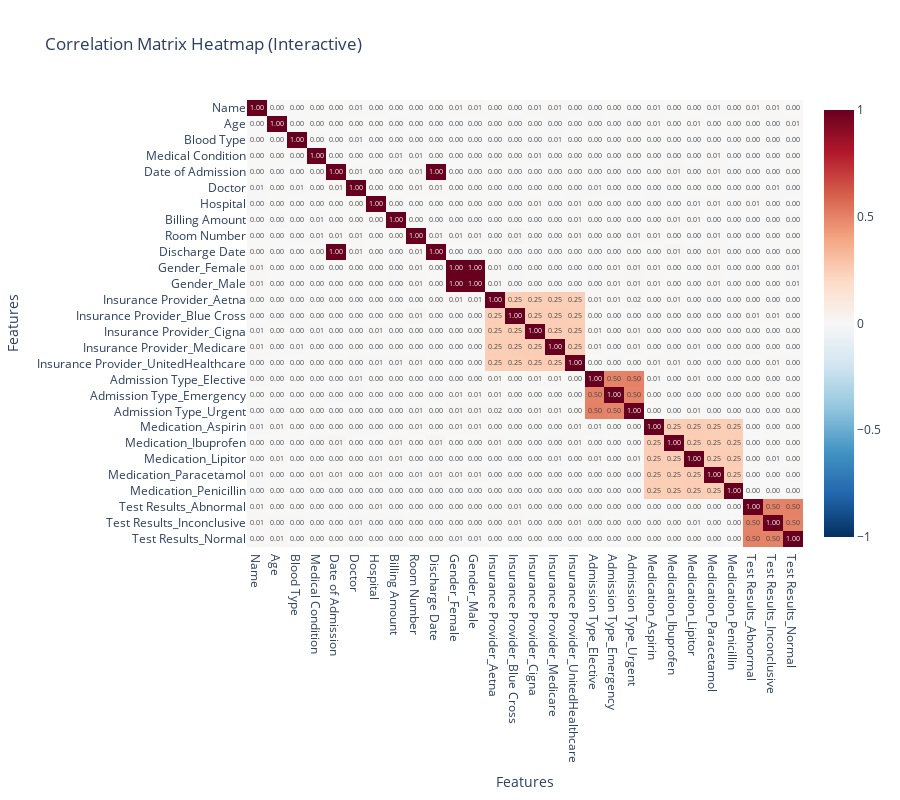

Notebook source saved alongside this figure:
### Code cell
import plotly.express as px  
# Plotly Express kutubxonasini import qilamiz.
# U interaktiv grafiklar (heatmap, scatter, bar va boshqalar) yaratish uchun ishlatiladi.

# Create a long-form dataframe for Plotly
# Plotly uchun "long-form" (uzun shakldagi) DataFrame yaratish
corr_long = corr_matrix.reset_index().melt(id_vars='index')  
# corr_matrix.reset_index() → korrelyatsiya matritsasining indeksini (ustun nomlari) alohida ustunga o‘tkazadi.  
# .melt(id_vars='index')   → keng formatdagi jadvalni uzun formatga aylantiradi, 
# ya’ni har bir ustun-ustun juftligi uchun alohida qator hosil qiladi.
corr_long.columns = ['Feature 1', 'Feature 2', 'Correlation']  
# Ustun nomlarini yanada tushunarli qilib o‘zgartiramiz:  
# Feature 1 → birinchi ustun,  
# Feature 2 → ikkinchi ustun,  
# Correlation → ular orasidagi korrelatsiya qiymati.

# Plotly Express yordamida interaktiv korrelyatsiya heatmap chizish
fig = px.imshow(
    corr_matrix,                  # korrelatsiya matritsasini grafik uchun uzatamiz
    text_auto='.2f',              # kataklarda qiymatlarni 2 xonali kasr bilan chiqaradi (masalan, 0.87)
    aspect="auto",                # kataklarning nisbatini avtomatik sozlaydi
    color_continuous_scale='RdBu_r',  # rang palitrasi: qizil→salbiy, ko‘k→musbat (teskari)
    zmin=-1, zmax=1,              # rang shkalasini -1 dan 1 gacha belgilash (korrelatsiya diapazoni)
    title="Correlation Matrix Heatmap (Interactive)"  # grafik sarlavhasi
)

# Grafikning tashqi ko‘rinishini sozlash
fig.update_layout(
    width=900,           # grafik eni (pikselda)
    height=800,          # grafik bo‘yi (pikselda)
    xaxis_title="Features",  # X o‘qi nomi (ustunlar nomi)
    yaxis_title="Features"   # Y o‘qi nomi (ustunlar nomi)
)

fig.show()
# Grafikni ko‘rsatadi.
# Natija: interaktiv heatmap — katak ustiga sichqoncha olib borilganda qiymat ko‘rinadi,
# zoom qilish, aylantirish va boshqa interaktiv funksiyalar ishlaydi.

### Figure 1 — Plotly figure (JSON) as saved in the notebook; plotly's stock layout.template omitted (floating-point values rounded to 4 significant figures; data arrays with more than 128 entries replaced by an {"elided": "..."} marker saying what was removed)
{"data": [{"coloraxis": "coloraxis", "hovertemplate": "x: %{x}<br>y: %{y}<br>color: %{z}<extra></extra>", "name": "0", "texttemplate": "%{z:.2f}", "type": "heatmap", "x": ["Name", "Age", "Blood Type", "Medical Condition", "Date of Admission", "Doctor", "Hospital", "Billing Amount", "Room Number", "Discharge Date", "Gender_Female", "Gender_Male", "Insurance Provider_Aetna", "Insurance Provider_Blue Cross", "Insurance Provider_Cigna", "Insurance Provider_Medicare", "Insurance Provider_UnitedHealthcare", "Admission Type_Elective", "Admission Type_Emergency", "Admission Type_Urgent", "Medication_Aspirin", "Medication_Ibuprofen", "Medication_Lipitor", "Medication_Paracetamol", "Medication_Penicillin", "Test Results_Abnormal", "Test Results_Inconclusive", "Test Results_Normal"], "xaxis": "x", "y": ["Name", "Age", "Blood Type", "Medical Condition", "Date of Admission", "Doctor", "Hospital", "Billing Amount", "Room Number", "Discharge Date", "Gender_Female", "Gender_Male", "Insurance Provider_Aetna", "Insurance Provider_Blue Cross", "Insurance Provider_Cigna", "Insurance Provider_Medicare", "Insurance Provider_UnitedHealthcare", "Admission Type_Elective", "Admission Type_Emergency", "Admission Type_Urgent", "Medication_Aspirin", "Medication_Ibuprofen", "Medication_Lipitor", "Medication_Paracetamol", "Medication_Penicillin", "Test Results_Abnormal", "Test Results_Inconclusive", "Test Results_Normal"], "yaxis": "y", "z": {"elided": "28x28 float values"}}], "layout": {"coloraxis": {"cmax": 1, "cmin": -1, "colorscale": [[0, "rgb(5,48,97)"], [0.1, "rgb(33,102,172)"], [0.2, "rgb(67,147,195)"], [0.3, "rgb(146,197,222)"], [0.4, "rgb(209,229,240)"], [0.5, "rgb(247,247,247)"], [0.6, "rgb(253,219,199)"], [0.7, "rgb(244,165,130)"], [0.8, "rgb(214,96,77)"], [0.9, "rgb(178,24,43)"], [1, "rgb(103,0,31)"]]}, "height": 800, "title": {"text": "Correlation Matrix Heatmap (Interactive)"}, "width": 900, "xaxis": {"anchor": "y", "domain": [0, 1], "title": {"text": "Features"}}, "yaxis": {"anchor": "x", "autorange": "reversed", "domain": [0, 1], "title": {"text": "Features"}}}}
